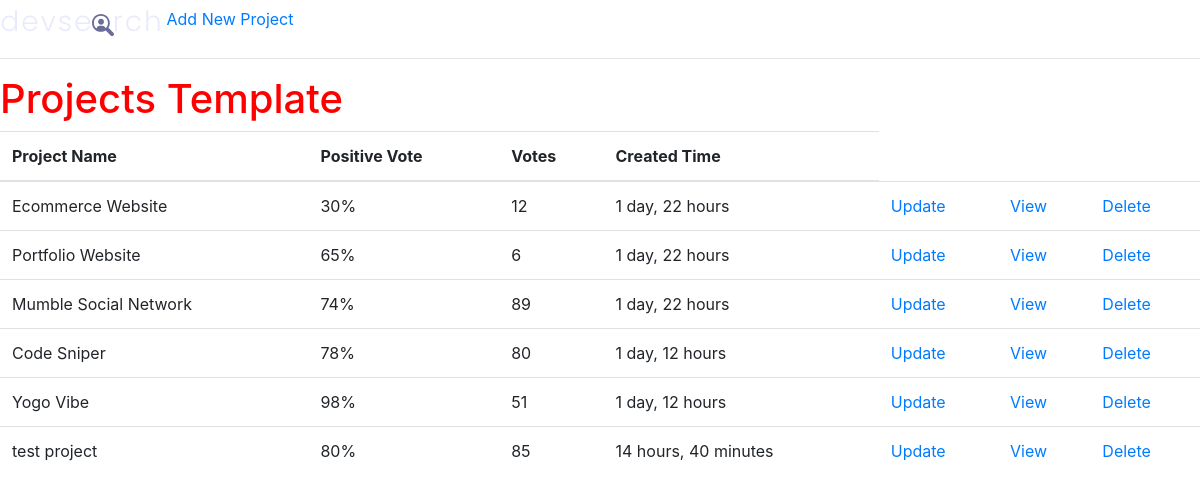
Before: / with the older database file.
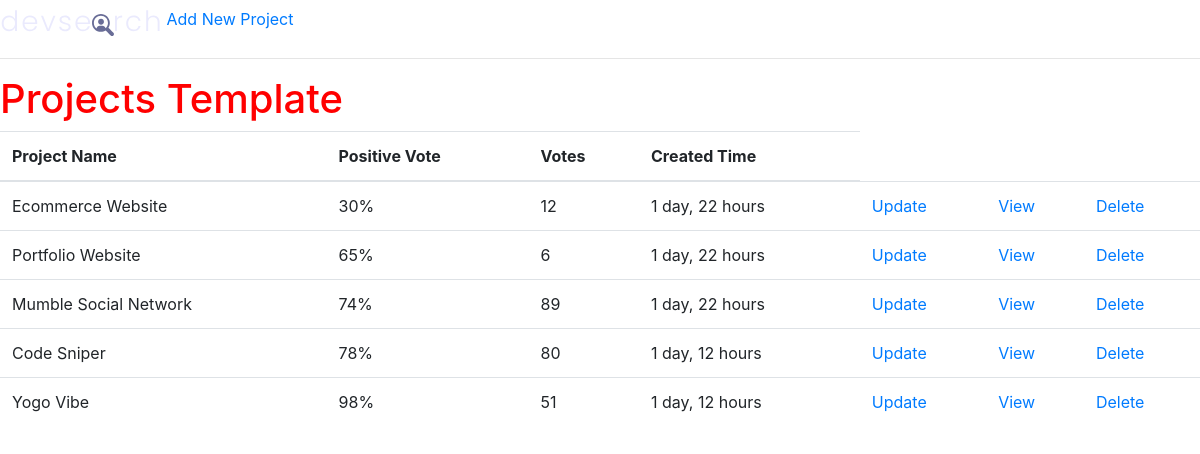
After: the same page with the newer database file.
### projects/models.py (models this page shows, shortened)
class Project(models.Model):
    title = models.CharField(max_length=200)
    description = models.TextField(null=True, blank=True)
    featured_image = models.ImageField(default='default.jpg', null=True, blank=True)
    demo_link = models.CharField(max_length=2000, null=True, blank=True)
    source_link = models.CharField(max_length=2000, null=True, blank=True)
    tags = models.ManyToManyField('Tag', blank=True)        # if the Tag class is under then need to set in 'Tags', if above jsut simply use Tag
    vote_total = models.IntegerField(default=0, null=True, blank=True)
    vote_ratio = models.IntegerField(default=0, null=True, blank=True)
    created = models.DateTimeField(auto_now_add=True)
    id = models.UUIDField(default=uuid.uuid4, unique=True, primary_key=True, editable=False)

### projects/views.py (the view)
# urls.py: path('', include('projects.urls')),
def projects(request):
    projects = Project.objects.all()
    context = {'projects':projects}
    return render(request, 'projects/projects.html', context)

### projects/templates/projects/projects.html
{% extends "main.html" %}
{% block content %}
    <h1>Projects Template</h1>
<table class="table table-hover">
    <thead>
        <tr>
            <th scope="col">Project Name</th>
            <th scope="col">Positive Vote</th>
            <th scope="col">Votes</th>
            <th scope="col">Created Time</th>
        </tr>
    </thead>
    <tbody>
        {% for project in projects %}
        <tr>
            <td>{{project.title}}</td>
            <td>{{project.vote_ratio}}%</td>
            <td>{{project.vote_total}}</td>
            <td>{{project.created|timesince}}</td>
            <td><a href="{% url 'update-project' project.id %}">Update</a></td>
            <td><a href="{% url 'project' project.id %}">View</a></td>
            <td><a href="{% url 'delete-project' project.id %}">Delete</a></td>
        </tr>
        {% endfor %}
    </tbody>
</table>
{% endblock content %}

Changed rows visible on the page:
removed Project: title "test project", vote_ratio "80", vote_total "85", created "14 hours, 40 minutes"
